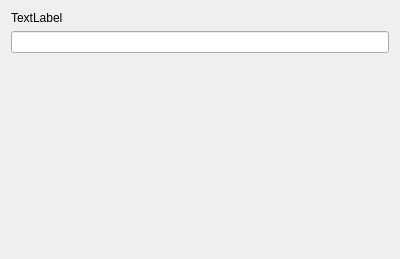
<?xml version="1.0" encoding="UTF-8"?>
<ui version="4.0">
 <class>MyForm</class>
 <widget class="QWidget" name="MyForm">
  <property name="geometry">
   <rect>
    <x>0</x>
    <y>0</y>
    <width>400</width>
    <height>259</height>
   </rect>
  </property>
  <property name="windowTitle">
   <string>Form</string>
  </property>
  <layout class="QVBoxLayout" name="verticalLayout">
   <item>
    <widget class="MyLabel" name="label">
     <property name="text">
      <string>TextLabel</string>
     </property>
    </widget>
   </item>
   <item>
    <widget class="QLineEdit" name="lineEdit"/>
   </item>
   <item>
    <spacer name="verticalSpacer">
     <property name="orientation">
      <enum>Qt::Vertical</enum>
     </property>
     <property name="sizeHint" stdset="0">
      <size>
       <width>20</width>
       <height>40</height>
      </size>
     </property>
    </spacer>
   </item>
  </layout>
 </widget>
 <customwidgets>
  <customwidget>
   <class>MyLabel</class>
   <extends>QLabel</extends>
   <header>MyLabel.h</header>
   <slots>
    <slot>setTextUpper(QString)</slot>
   </slots>
  </customwidget>
 </customwidgets>
 <resources/>
 <connections>
  <connection>
   <sender>lineEdit</sender>
   <signal>textEdited(QString)</signal>
   <receiver>label</receiver>
   <slot>setTextUpper(QString)</slot>
   <hints>
    <hint type="sourcelabel">
     <x>134</x>
     <y>54</y>
    </hint>
    <hint type="destinationlabel">
     <x>118</x>
     <y>13</y>
    </hint>
   </hints>
  </connection>
 </connections>
</ui>
